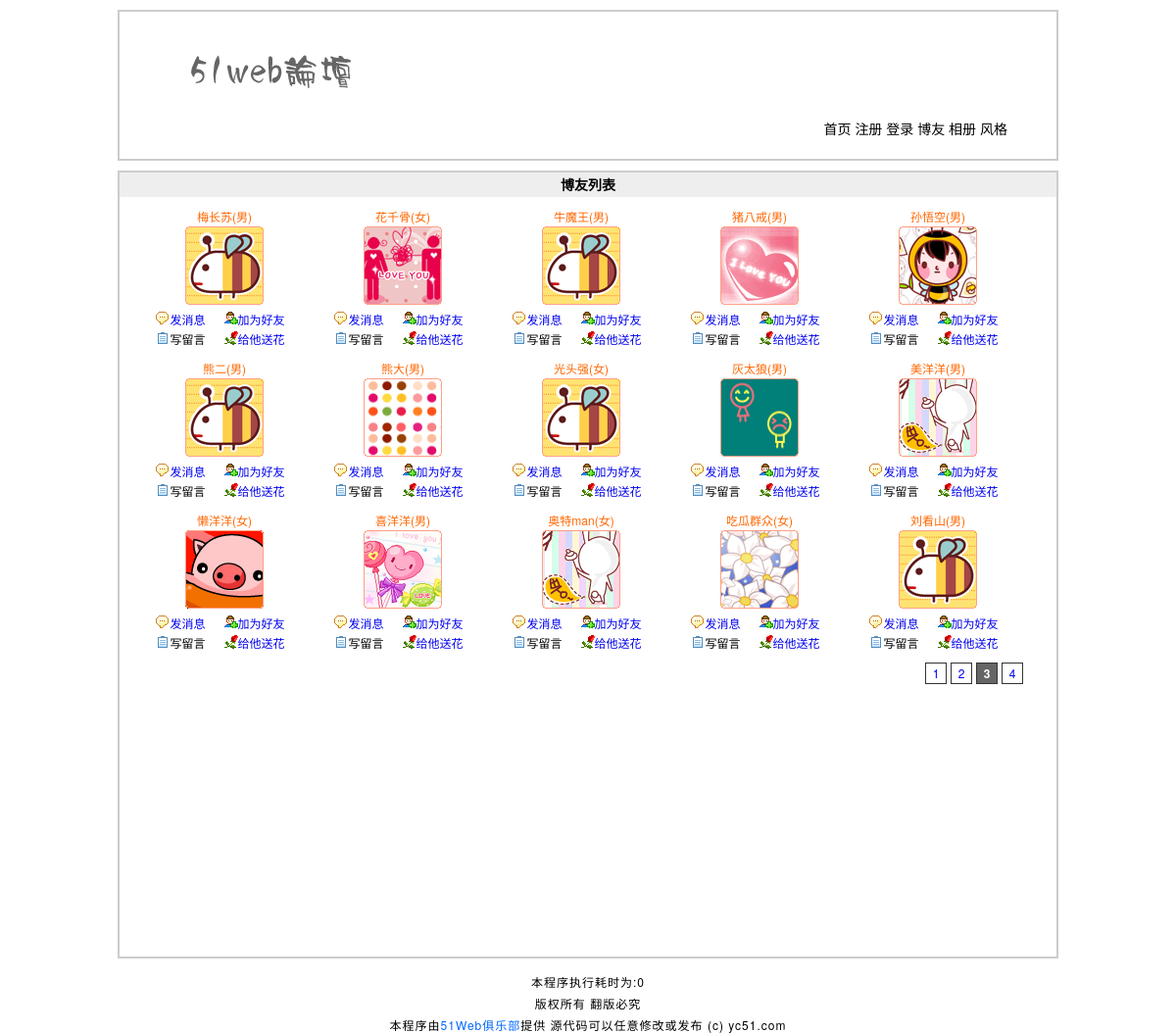
Page /blog.php?page=3 on the committed database.
### tables this page shows
CREATE TABLE `tg_user` (
  `dg_id` mediumint(8) unsigned NOT NULL auto_increment COMMENT '//自动编号',
  `dg_uniqid` char(40) NOT NULL COMMENT '//验证登录唯一标识符',
  `dg_active` char(40) NOT NULL COMMENT '//激活账户的唯一标识符',
  `dg_username` varchar(20) NOT NULL COMMENT '//用户名',
  `dg_password` char(40) NOT NULL COMMENT '//密码',
  `dg_question` varchar(20) NOT NULL COMMENT '//问题',
  `dg_answer` char(40) NOT NULL COMMENT '//答案',
  `dg_email` varchar(40) default NULL COMMENT '//邮件',
  `dg_qq` varchar(10) default NULL COMMENT '//QQ',
  `dg_url` varchar(40) default NULL COMMENT '//网址',
  `dg_sex` char(1) NOT NULL COMMENT '//性别',
  `dg_face` char(12) NOT NULL COMMENT '//头像',
  `dg_switch` tinyint(1) unsigned NOT NULL default '1' COMMENT '//个性签名开关',
  `dg_autograph` varchar(200) default NULL COMMENT '//个性签名',
  `dg_level` tinyint(1) unsigned NOT NULL default '0' COMMENT '//会员等级',
  `dg_reg_time` datetime NOT NULL COMMENT '//注册时间',
  `dg_last_time` datetime NOT NULL COMMENT '//最后登录时间',
  `dg_last_ip` varchar(20) NOT NULL COMMENT '//最后登录的IP',
  `tg_login_count` smallint(4) unsigned NOT NULL default '0' COMMENT '//登录次数统计',
  PRIMARY KEY  (`dg_id`)
);

### blog.php (the view, shortened to what this page needs)
<?php
	global $_pagesize,$_pagenum;
		$result = mysql_query("        SELECT
				                               dg_id, dg_username,dg_sex,dg_face
				                         FROM
				                               tg_user
				                     ORDER BY
				                               dg_reg_time
				                         DESC
				                        LIMIT
				                               $_pagenum,$_pagesize
	                        ");
?>
<!DOCTYPE html>
<html>
	<head>
		<link rel="stylesheet" type="text/css" href="css/1/basic.css"/>
		<link rel="stylesheet" type="text/css" href="css/1/blog.css"/>
	</head>
	<body>
	<?php
		require ROOT_PATH.'includes/header.inc.php';
	?>
	<div id="blog">
		<h2>博友列表</h2>
		<?php
		     $_html = array();
		     while  ($rows = mysql_fetch_array($result,MYSQL_ASSOC)) {
			 $_html['id'] = $rows['dg_id'];
			 $_html['username'] = $rows['dg_username'];
			 $_html['sex'] = $rows['dg_sex'];
		     $_html['face'] = $rows['dg_face'];
			 $_html = _html($_html);
		?>
		<dl>
			<dd class="user"><?php echo $_html['username'] ?>(<?php echo $_html['sex'] ?>)</dd>
			<dt><img src="<?php echo $_html['face'] ?>" alt="<?php echo $_html['face'] ?>" /></dt>
			<dd class="message"><a href="javascript:;" name="message" title="<?php echo $_html['id']?>">发消息</a></dd>
			<dd class="friend"><a href="javascript:;" name="friend" title="<?php echo $_html['id']?>">加为好友</a></dd>
			<dd class="guest">写留言</dd>
			<dd class="flower"><a href="javascript:;" name="flower" title="<?php echo $_html['id']?>">给他送花</a></dd>
		</dl>
		<?php }?>
	</div>
	<?php
		require ROOT_PATH.'includes/footer.inc.php';
	?>
</body>
</html>

### css/1/basic.css (style rules this page uses)
body,h1,h2,h3,h4,h5,p,span,dl,dd,ul,ol,form,input,textarea,th,td,select { margin:0; padding:0; }
a { text-decoration:none; }
img { border:none; vertical-align:top; }
body { font-family: "Helvetica Neue", Helvetica, Arial, "Microsoft Yahei UI", "Microsoft YaHei", SimHei, "\5B8B\4F53", simsun, sans-serif; width:960px; margin:0 auto; background:#fff; font-size:14px; }
h2 { font-size:14px; background:#eee; height:25px; line-height:25px; text-indent:10px; }

### css/1/blog.css (style rules this page uses)
#blog { width:auto; height:800px; border:2px solid #ccc; font-size:12px; }
#blog h2 { text-indent:0; text-align:center; }
#blog dl { width:150px; margin:10px 0 0 32px; float:left; }
#blog dl dt { width:150px; margin:0 0 5px 0; }
#blog dl dt img { margin:0 auto; display:block; }
#blog dl dd { height:20px; line-height:20px; text-align:center; width:75px; float:left; }
#blog dl dd.user { width:150px; float:none; color:#f60; }
#blog dl dd.message { background:url(../../images/x1.gif) no-repeat 5px 35%; }
#blog dl dd.friend { background:url(../../images/x2.gif) no-repeat left 35%; }
#blog dl dd.guest { background:url(../../images/x3.gif) no-repeat 5px 35%; }
#blog dl dd.flower { background:url(../../images/x4.gif) no-repeat left 35%; }

### rows in the picture
tg_user: dg_username "梅长苏", dg_sex "男", dg_face (picture)
tg_user: dg_username "花千骨", dg_sex "女", dg_face (picture)
tg_user: dg_username "牛魔王", dg_sex "男", dg_face (picture)
tg_user: dg_username "猪八戒", dg_sex "男", dg_face (picture)
tg_user: dg_username "孙悟空", dg_sex "男", dg_face (picture)
tg_user: dg_username "熊二", dg_sex "男", dg_face (picture)
tg_user: dg_username "熊大", dg_sex "男", dg_face (picture)
tg_user: dg_username "光头强", dg_sex "女", dg_face (picture)
tg_user: dg_username "灰太狼", dg_sex "男", dg_face (picture)
tg_user: dg_username "美洋洋", dg_sex "男", dg_face (picture)
tg_user: dg_username "懒洋洋", dg_sex "女", dg_face (picture)
tg_user: dg_username "喜洋洋", dg_sex "男", dg_face (picture)
tg_user: dg_username "奥特man", dg_sex "女", dg_face (picture)
tg_user: dg_username "吃瓜群众", dg_sex "女", dg_face (picture)
tg_user: dg_username "刘看山", dg_sex "男", dg_face (picture)

### other values in the picture
_runtime()-$start_time "0"
